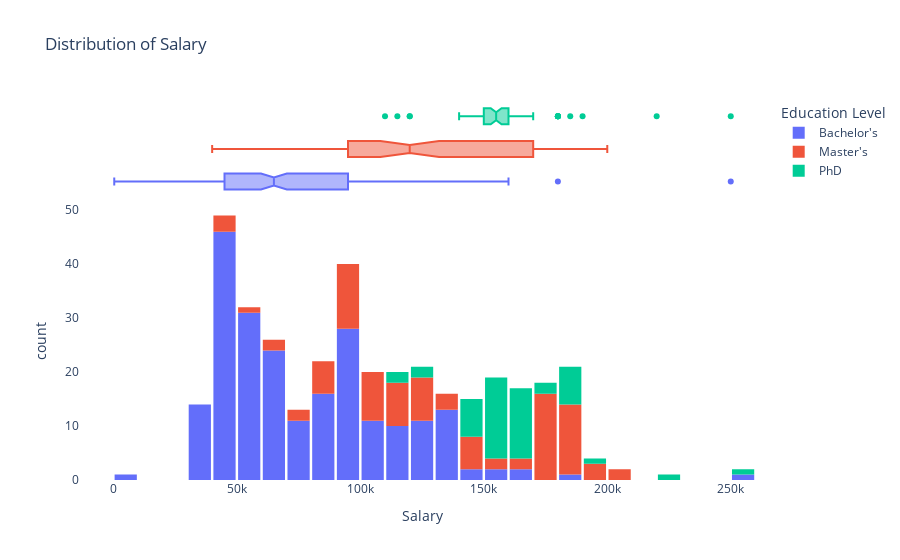

Notebook code cell kept with this figure:
### Code cell
##salary
fig = px.histogram(df,
                   x='Salary',
                   marginal='box',
                   title='Distribution of Salary',
                   color='Education Level',
                   #color_discrete_sequence=['red', 'grey', 'black']
                   )
fig.update_layout(bargap=0.1)
#borrowed settingd
fig.update_layout(
    {
        "paper_bgcolor": "rgba(0, 0, 0, 0)",
        "plot_bgcolor": "rgba(0, 0, 0, 0)",
    }
)

# displaying the graph
fig.show()

### Figure 1 — Plotly figure (JSON) as saved in the notebook; plotly's stock layout.template omitted (floating-point values rounded to 4 significant figures; data arrays with more than 128 entries replaced by an {"elided": "..."} marker saying what was removed)
{"data": [{"alignmentgroup": "True", "bingroup": "x", "hovertemplate": "Education Level=Bachelor's<br>Salary=%{x}<br>count=%{y}<extra></extra>", "legendgroup": "Bachelor's", "marker": {"color": "#636efa", "pattern": {"shape": ""}}, "name": "Bachelor's", "offsetgroup": "Bachelor's", "orientation": "v", "showlegend": true, "type": "histogram", "x": {"elided": "224 int values"}, "xaxis": "x", "yaxis": "y"}, {"alignmentgroup": "True", "hovertemplate": "Education Level=Bachelor's<br>Salary=%{x}<extra></extra>", "legendgroup": "Bachelor's", "marker": {"color": "#636efa"}, "name": "Bachelor's", "notched": true, "offsetgroup": "Bachelor's", "showlegend": false, "type": "box", "x": {"elided": "224 int values"}, "xaxis": "x2", "yaxis": "y2"}, {"alignmentgroup": "True", "bingroup": "x", "hovertemplate": "Education Level=Master's<br>Salary=%{x}<br>count=%{y}<extra></extra>", "legendgroup": "Master's", "marker": {"color": "#EF553B", "pattern": {"shape": ""}}, "name": "Master's", "offsetgroup": "Master's", "orientation": "v", "showlegend": true, "type": "histogram", "x": [65000, 200000, 120000, 75000, 130000, 90000, 80000, 190000, 140000, 110000, 90000, 75000, 115000, 80000, 190000, 130000, 180000, 85000, 200000, 65000, 105000, 170000, 90000, 90000, 150000, 120000, 100000, 180000, 80000, 95000, 135000, 170000, 90000, 95000, 150000, 80000, 100000, 110000, 90000, 95000, 120000, 180000, 95000, 105000, 160000, 100000, 140000, 120000, 110000, 40000, 175000, 120000, 95000, 115000, 175000, 120000, 105000, 180000, 45000, 170000, 105000, 95000, 170000, 120000, 110000, 180000, 45000, 170000, 110000, 100000, 170000, 140000, 120000, 190000, 50000, 140000, 180000, 170000, 110000, 100000, 140000, 180000, 180000, 170000, 140000, 180000, 180000, 170000, 80000, 160000, 180000, 170000, 170000, 180000, 180000, 170000, 170000, 170000], "xaxis": "x", "yaxis": "y"}, {"alignmentgroup": "True", "hovertemplate": "Education Level=Master's<br>Salary=%{x}<extra></extra>", "legendgroup": "Master's", "marker": {"color": "#EF553B"}, "name": "Master's", "notched": true, "offsetgroup": "Master's", "showlegend": false, "type": "box", "x": [65000, 200000, 120000, 75000, 130000, 90000, 80000, 190000, 140000, 110000, 90000, 75000, 115000, 80000, 190000, 130000, 180000, 85000, 200000, 65000, 105000, 170000, 90000, 90000, 150000, 120000, 100000, 180000, 80000, 95000, 135000, 170000, 90000, 95000, 150000, 80000, 100000, 110000, 90000, 95000, 120000, 180000, 95000, 105000, 160000, 100000, 140000, 120000, 110000, 40000, 175000, 120000, 95000, 115000, 175000, 120000, 105000, 180000, 45000, 170000, 105000, 95000, 170000, 120000, 110000, 180000, 45000, 170000, 110000, 100000, 170000, 140000, 120000, 190000, 50000, 140000, 180000, 170000, 110000, 100000, 140000, 180000, 180000, 170000, 140000, 180000, 180000, 170000, 80000, 160000, 180000, 170000, 170000, 180000, 180000, 170000, 170000, 170000], "xaxis": "x2", "yaxis": "y2"}, {"alignmentgroup": "True", "bingroup": "x", "hovertemplate": "Education Level=PhD<br>Salary=%{x}<br>count=%{y}<extra></extra>", "legendgroup": "PhD", "marker": {"color": "#00cc96", "pattern": {"shape": ""}}, "name": "PhD", "offsetgroup": "PhD", "orientation": "v", "showlegend": true, "type": "histogram", "x": [150000, 110000, 115000, 140000, 170000, 120000, 140000, 180000, 190000, 250000, 120000, 160000, 220000, 170000, 140000, 160000, 150000, 140000, 185000, 150000, 140000, 145000, 180000, 155000, 160000, 150000, 180000, 160000, 140000, 160000, 150000, 150000, 180000, 160000, 150000, 160000, 150000, 180000, 160000, 150000, 150000, 180000, 150000, 160000, 150000, 160000, 160000, 160000, 150000, 160000, 150000], "xaxis": "x", "yaxis": "y"}, {"alignmentgroup": "True", "hovertemplate": "Education Level=PhD<br>Salary=%{x}<extra></extra>", "legendgroup": "PhD", "marker": {"color": "#00cc96"}, "name": "PhD", "notched": true, "offsetgroup": "PhD", "showlegend": false, "type": "box", "x": [150000, 110000, 115000, 140000, 170000, 120000, 140000, 180000, 190000, 250000, 120000, 160000, 220000, 170000, 140000, 160000, 150000, 140000, 185000, 150000, 140000, 145000, 180000, 155000, 160000, 150000, 180000, 160000, 140000, 160000, 150000, 150000, 180000, 160000, 150000, 160000, 150000, 180000, 160000, 150000, 150000, 180000, 150000, 160000, 150000, 160000, 160000, 160000, 150000, 160000, 150000], "xaxis": "x2", "yaxis": "y2"}], "layout": {"bargap": 0.1, "barmode": "relative", "legend": {"title": {"text": "Education Level"}, "tracegroupgap": 0}, "paper_bgcolor": "rgba(0, 0, 0, 0)", "plot_bgcolor": "rgba(0, 0, 0, 0)", "title": {"text": "Distribution of Salary"}, "xaxis": {"anchor": "y", "domain": [0, 1], "title": {"text": "Salary"}}, "xaxis2": {"anchor": "y2", "domain": [0, 1], "matches": "x", "showgrid": true, "showticklabels": false}, "yaxis": {"anchor": "x", "domain": [0, 0.7326], "title": {"text": "count"}}, "yaxis2": {"anchor": "x2", "domain": [0.7426, 1], "matches": "y2", "showgrid": false, "showline": false, "showticklabels": false, "ticks": ""}}}
